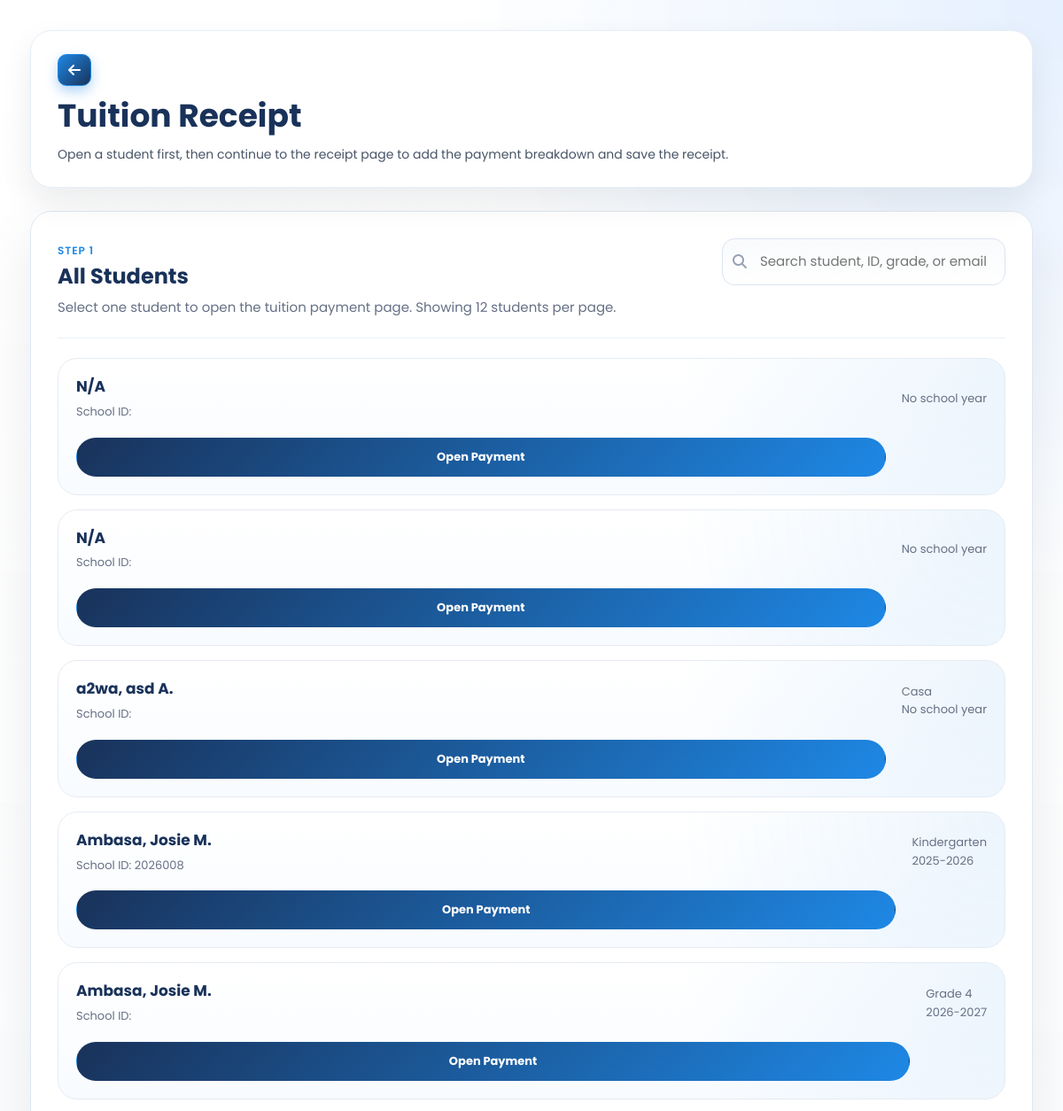
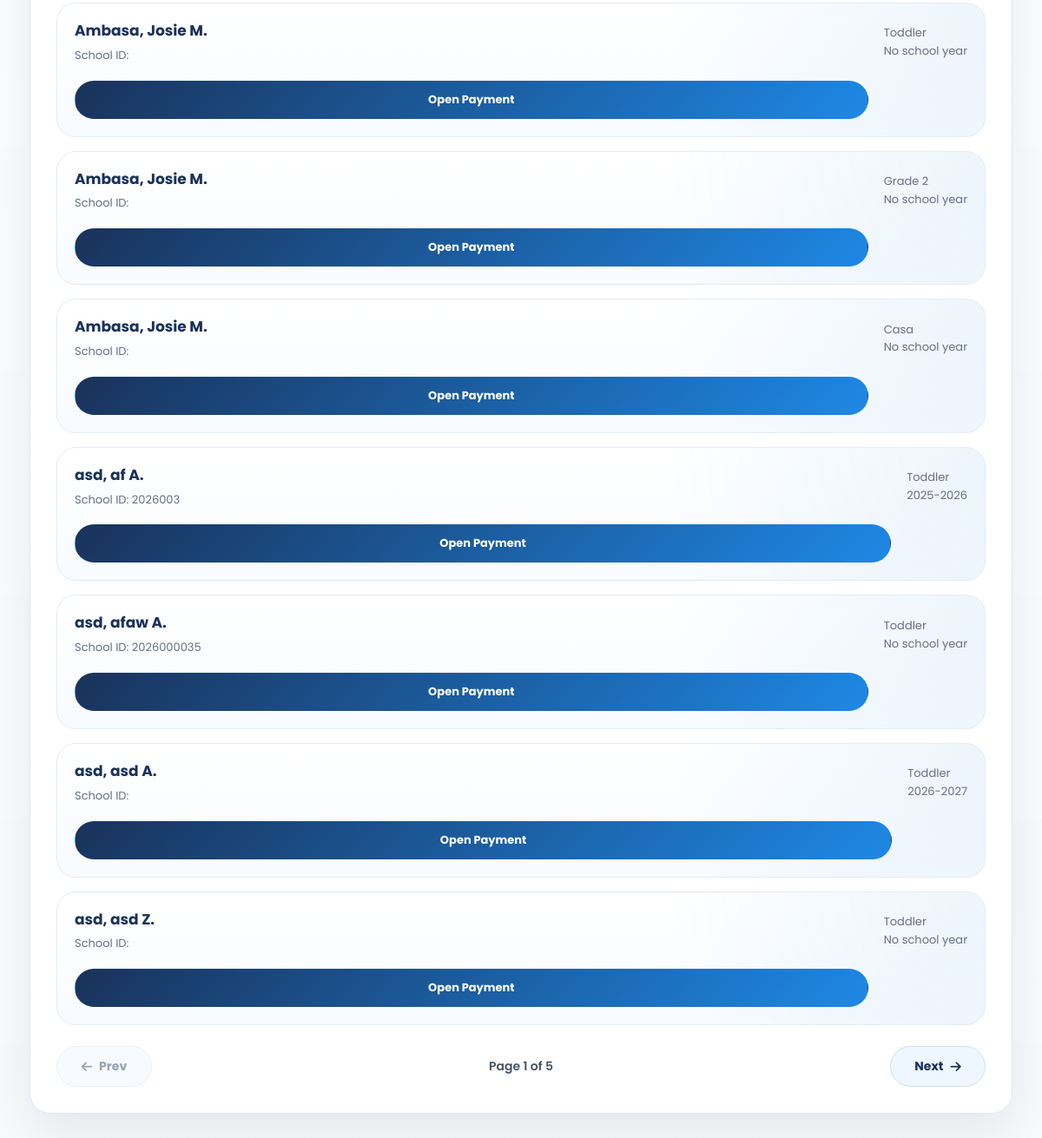
The page /SmartEnroll/tuition_receipt.php (signed in) on the database its author committed (2 pictures, top to bottom).
### tables this page shows
CREATE TABLE `enrollments` (
  `id` int(11) NOT NULL,
  `grade_level` varchar(50) DEFAULT NULL,
  `student_id` varchar(20) DEFAULT NULL,
  `school_year` varchar(20) DEFAULT NULL,
  `student_status` varchar(50) DEFAULT NULL,
  `completion_date` date DEFAULT NULL,
  `learner_lname` varchar(100) DEFAULT NULL,
  `learner_fname` varchar(100) DEFAULT NULL,
  `learner_mname` varchar(100) DEFAULT NULL,
  `learner_ext` varchar(20) DEFAULT NULL,
  `nickname` varchar(100) DEFAULT NULL,
  `sex` varchar(20) DEFAULT NULL,
  `dob` varchar(20) DEFAULT NULL,
  `age` int(11) DEFAULT NULL,
  `mother_tongue` varchar(100) DEFAULT NULL,
  `religion` varchar(100) DEFAULT NULL,
  `email` varchar(150) DEFAULT NULL,
  `province` varchar(100) DEFAULT NULL,
  `municipality` varchar(100) DEFAULT NULL,
  `barangay` varchar(100) DEFAULT NULL,
  `street` varchar(150) DEFAULT NULL,
  `father_lname` varchar(100) DEFAULT NULL,
  `father_fname` varchar(100) DEFAULT NULL,
  `father_mname` varchar(100) DEFAULT NULL,
  `father_occ` varchar(100) DEFAULT NULL,
  `father_contact` varchar(50) DEFAULT NULL,
  `mother_lname` varchar(100) DEFAULT NULL,
  `mother_fname` varchar(100) DEFAULT NULL,
  `mother_mname` varchar(100) DEFAULT NULL,
  `mother_occ` varchar(100) DEFAULT NULL,
  `mother_contact` varchar(50) DEFAULT NULL,
  `mother_maiden` varchar(100) DEFAULT NULL,
  `guardian_type` varchar(50) DEFAULT NULL,
  `guardian_lname` varchar(100) DEFAULT NULL,
  `guardian_fname` varchar(100) DEFAULT NULL,
  `guardian_mname` varchar(100) DEFAULT NULL,
  `guardian_occ` varchar(100) DEFAULT NULL,
  `guardian_contact` varchar(50) DEFAULT NULL,
  `emergency1_name` varchar(150) DEFAULT NULL,
  `emergency1_relationship` varchar(100) DEFAULT NULL,
  `emergency1_contact` varchar(50) DEFAULT NULL,
  `emergency2_name` varchar(150) DEFAULT NULL,
  `emergency2_relationship` varchar(100) DEFAULT NULL,
  `emergency2_contact` varchar(50) DEFAULT NULL,
  `emergency3_name` varchar(150) DEFAULT NULL,
  `emergency3_relationship` varchar(100) DEFAULT NULL,
  `emergency3_contact` varchar(50) DEFAULT NULL,
  `special_needs` text DEFAULT NULL,
  `medication` varchar(10) DEFAULT NULL,
  `medication_details` text DEFAULT NULL,
  `created_at` timestamp NOT NULL DEFAULT current_timestamp()
);

### SmartEnroll/tuition_receipt.php (the view, shortened to what this page needs)
<?php
$students = [];
$error = '';
$studentsPerPage = 12;
$currentPage = max(1, (int)($_GET['page'] ?? 1));
$totalPages = 1;
$searchQuery = trim((string)($_GET['q'] ?? ''));
function format_name(array $row): string
{
    $m = trim((string)($row['learner_mname'] ?? ''));
    $mi = $m !== '' ? strtoupper(mb_substr($m, 0, 1)) . '.' : '';
    $full = trim(
        ($row['learner_lname'] ?? '') . ', ' .
        ($row['learner_fname'] ?? '') . ' ' . $mi
    );
    return trim(preg_replace('/\s+/', ' ', $full), ' ,');
}
try {
    $conn = new mysqli('127.0.0.1', 'root', '', 'smartenroll');
    $conn->set_charset('utf8mb4');
    $whereSql = '';
    $searchLike = '';
    if ($whereSql !== '') {
        $countStmt = $conn->prepare("SELECT COUNT(*) AS total FROM enrollments {$whereSql}");
        $countStmt->bind_param('s', $searchLike);
        $countStmt->execute();
        $countResult = $countStmt->get_result();
    } else {
        $countResult = $conn->query("SELECT COUNT(*) AS total FROM enrollments");
    }
    $totalStudents = (int)($countResult->fetch_assoc()['total'] ?? 0);
    $totalPages = max(1, (int)ceil($totalStudents / $studentsPerPage));
    $currentPage = min($currentPage, $totalPages);
    $offset = ($currentPage - 1) * $studentsPerPage;
    $sql = "
        SELECT id, student_id, learner_lname, learner_fname, learner_mname, grade_level, school_year, email
        FROM enrollments
        {$whereSql}
        ORDER BY learner_lname ASC, learner_fname ASC, id DESC
        LIMIT ? OFFSET ?
    ";
    $stmt = $conn->prepare($sql);
    if ($whereSql !== '') {
        $stmt->bind_param('sii', $searchLike, $studentsPerPage, $offset);
    } else {
        $stmt->bind_param('ii', $studentsPerPage, $offset);
    }
    $stmt->execute();
    $result = $stmt->get_result();
    while ($row = $result->fetch_assoc()) {
        $students[] = $row;
    }
} catch (Throwable $e) {
    $error = $e->getMessage();
}
?>
<!DOCTYPE html>
<html lang="en">
<head>
    <link rel="stylesheet" href="css/style.css">
    <link rel="stylesheet" href="css/pay_tuition.css">
    <link rel="stylesheet" href="https://cdnjs.cloudflare.com/ajax/libs/font-awesome/6.5.0/css/all.min.css">
</head>
<body class="dashboard-page dashboard-white-page">
<main class="dashboard-main pay-list-main">
    <div class="dashboard-header tuition-header">
        <div class="student-header-left">
            <a href="dashboard.php" class="dashboard-link back-left"><i class="fa-solid fa-arrow-left"></i></a>
            <div class="student-header-title">
                <h1>Tuition Receipt</h1>
                <p>Open a student first, then continue to the receipt page to add the payment breakdown and save the receipt.</p>
            </div>
        </div>
    </div>
    <section class="student-directory-card">
        <div class="panel-top student-panel-top">
            <div>
                <span class="eyebrow eyebrow-blue">Step 1</span>
                <h2>All Students</h2>
                <p>Select one student to open the tuition payment page. Showing 12 students per page.</p>
            </div>
            <form method="get" action="tuition_receipt.php" class="search-box search-form">
                <i class="fa-solid fa-magnifying-glass"></i>
                <input id="studentSearch" name="q" type="text" placeholder="Search student, ID, grade, or email" value="<?php echo htmlspecialchars($searchQuery); ?>">
            </form>
        </div>
        <?php if (!$error && empty($students)): ?>
            <div class="empty-state">
                <i class="fa-solid fa-users"></i>
                <h2>No Students Found</h2>
                <p>There are no enrolled students available for tuition payment yet.</p>
            </div>
        <?php else: ?>
            <div class="student-card-list student-card-list-wide" id="payStudentList">
                <?php foreach ($students as $student): ?>
                    <?php $fullName = format_name($student) ?: 'N/A'; ?>
                    <a
                        class="student-pick-card"
                        href="tuition_receipt_details.php?student_id=<?php echo urlencode((string)$student['student_id']); ?>"
                        data-search="<?php echo htmlspecialchars(strtolower(implode(' ', [
                            (string)($student['student_id'] ?? ''),
                            $fullName,
                            (string)($student['grade_level'] ?? ''),
                            (string)($student['email'] ?? ''),
                            (string)($student['school_year'] ?? '')
                        ]))); ?>"
                    >
                        <div class="student-pick-main">
                            <strong><?php echo htmlspecialchars($fullName); ?></strong>
                            <span>School ID: <?php echo htmlspecialchars((string)($student['student_id'] ?? '')); ?></span>
                        </div>
                        <div class="student-pick-meta">
                            <span><?php echo htmlspecialchars((string)($student['grade_level'] ?? 'N/A')); ?></span>
                            <small><?php echo htmlspecialchars((string)($student['school_year'] ?? 'No school year')); ?></small>
                        </div>
                        <div class="student-pick-action">Open Payment</div>
                    </a>
                <?php endforeach; ?>
            </div>
            <?php if ($totalPages > 1): ?>
                <div class="pagination-bar">
                    <a class="pagination-btn<?php echo $currentPage <= 1 ? ' disabled' : ''; ?>" href="<?php echo $currentPage > 1 ? '?page=' . ($currentPage - 1) . ($searchQuery !== '' ? '&q=' . urlencode($searchQuery) : '') : '#'; ?>">
                        <i class="fa-solid fa-arrow-left"></i>
                        Prev
                    </a>
                    <div class="pagination-status">
                        Page <?php echo $currentPage; ?> of <?php echo $totalPages; ?><?php echo $searchQuery !== '' ? ' • Search: ' . htmlspecialchars($searchQuery) : ''; ?>
                    </div>
                    <a class="pagination-btn<?php echo $currentPage >= $totalPages ? ' disabled' : ''; ?>" href="<?php echo $currentPage < $totalPages ? '?page=' . ($currentPage + 1) . ($searchQuery !== '' ? '&q=' . urlencode($searchQuery) : '') : '#'; ?>">
                        Next
                        <i class="fa-solid fa-arrow-right"></i>
                    </a>
                </div>
            <?php endif; ?>
        <?php endif; ?>
    </section>
</main>
</body>
</html>

### SmartEnroll/css/style.css (style rules this page uses)
* { margin: 0; padding: 0; box-sizing: border-box; font-family: 'Poppins', sans-serif; }
:root { --logo-blue: #19325a; --logo-blue-light: #1e88e5; --logo-yellow: #fdd835; --logo-yellow-soft: #ffe970; --logo-green: #43a047; }
body, html { height: 100%; color: #fff; }
html { scroll-behavior: smooth; }
body { background: #0f172a; }
.eyebrow { text-transform: uppercase; letter-spacing: 1.4px; font-size: 12px; color: #6b7280; margin-bottom: 8px; font-weight: 600; }
.dashboard-page { background: linear-gradient(135deg, rgba(12, 25, 47, 0.72), rgba(25, 50, 90, 0.48)), #f5f6f8; color: #1b1f2a; position: relative; min-height: 100vh; overflow-x: hidden; }
.dashboard-page::before { content: ""; position: fixed; inset: 0; background: linear-gradient(135deg, rgba(12, 25, 47, 0.5), rgba(25, 50, 90, 0.18)), url('../assets/img1.jpg') center center / cover no-repeat; filter: blur(5px) saturate(1.05); transform: scale(1.05); z-index: 0; }
.dashboard-page::after { content: ""; position: fixed; inset: 0; background: radial-gradient(circle at top right, rgba(253, 216, 53, 0.22), transparent 28%), linear-gradient(180deg, rgba(255, 255, 255, 0.08), rgba(255, 255, 255, 0.16)); z-index: 0; pointer-events: none; }
.dashboard-page.dashboard-white-page { background: #f8fafc; }
.dashboard-page.dashboard-white-page::before { display: none; }
.dashboard-page.dashboard-white-page::after { background: radial-gradient(circle at top right, rgba(219, 234, 254, 0.72), transparent 24%), linear-gradient(180deg, rgba(255, 255, 255, 0.96), rgba(248, 250, 252, 1)); }
.dashboard-page.dashboard-white-page .dashboard-header { background: #ffffff; border: 1px solid #e5edf7; box-shadow: 0 16px 36px rgba(15, 23, 42, 0.08); }
.dashboard-page.dashboard-white-page .dashboard-header h1 { color: var(--logo-blue); }
.dashboard-page.dashboard-white-page .dashboard-header p { color: #475467; }
.dashboard-main { width: min(1680px, calc(100vw - 40px)); max-width: 1680px; margin: 0 auto; padding: 42px 20px 56px; position: relative; z-index: 1; }
.dashboard-header { display: flex; align-items: center; justify-content: space-between; gap: 20px; margin-bottom: 30px; padding: 26px 30px; border-radius: 24px; background: linear-gradient(135deg, rgba(255, 255, 255, 0.2), rgba(245, 248, 255, 0.12)); backdrop-filter: blur(14px); box-shadow: 0 20px 48px rgba(4, 12, 26, 0.24); border: 1px solid rgba(255, 255, 255, 0.22); }
.dashboard-header h1 { color: #ffffff; font-size: clamp(2rem, 3vw, 2.6rem); margin-bottom: 6px; }
.dashboard-header p { color: rgba(225, 232, 244, 0.88); font-size: 14px; }
.dashboard-link { text-decoration: none; color: var(--logo-blue); font-weight: 700; background: rgba(253, 216, 53, 0.95); padding: 12px 18px; border-radius: 999px; box-shadow: 0 10px 24px rgba(253, 216, 53, 0.26); transition: transform 0.2s ease, box-shadow 0.2s ease, background 0.2s ease; }

### rows shown on the page
enrollments: fullName "N/A", school_year "No school year"
enrollments: fullName "N/A", school_year "No school year"
enrollments: fullName "a2wa, asd A.", grade_level "Casa", school_year "No school year"
enrollments: fullName "Ambasa, Josie M.", student "2026008", grade_level "Kindergarten", school_year "2025-2026"
enrollments: fullName "Ambasa, Josie M.", grade_level "Grade 4", school_year "2026-2027"
enrollments: fullName "Ambasa, Josie M.", grade_level "Toddler", school_year "No school year"
enrollments: fullName "Ambasa, Josie M.", grade_level "Grade 2", school_year "No school year"
enrollments: fullName "Ambasa, Josie M.", grade_level "Casa", school_year "No school year"
enrollments: fullName "asd, af A.", student "2026003", grade_level "Toddler", school_year "2025-2026"
enrollments: fullName "asd, afaw A.", student "2026000035", grade_level "Toddler", school_year "No school year"
enrollments: fullName "asd, asd A.", grade_level "Toddler", school_year "2026-2027"
enrollments: fullName "asd, asd Z.", grade_level "Toddler", school_year "No school year"

### other values the page prints
$currentPage "1"
$totalPages "5"
